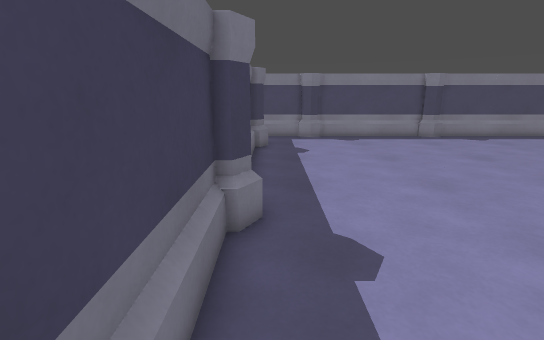
View 1 (above)

12 first-person views from a walk through a level from a Godot 3-D game. The camera is 1.3 m above the floor, tilts 14° down and sees 85° across. Doors that lead somewhere are drawn open, without their leaves. The floor is counted in squares, 0.5 m on a side. Each view is taken from the middle of a square. On the plan, view 1 faces up. The plan holds only what a view shows up to about 19 squares ahead; the rest is blank. Characters and animated objects are left out.

View 2
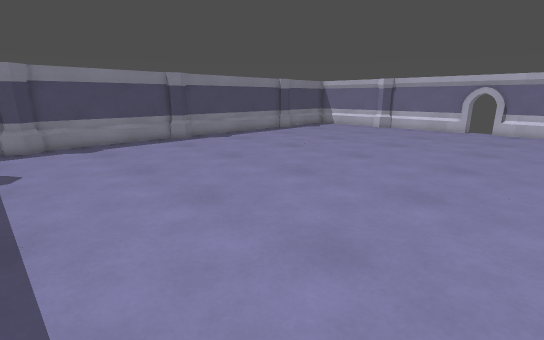

View 3
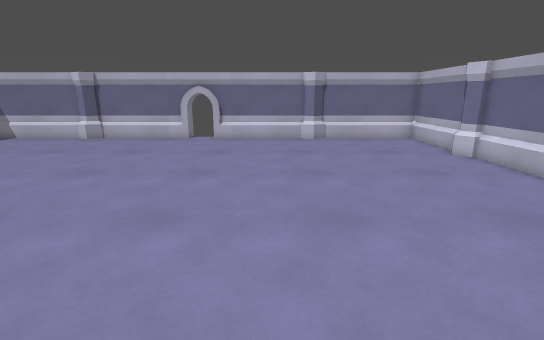

View 4
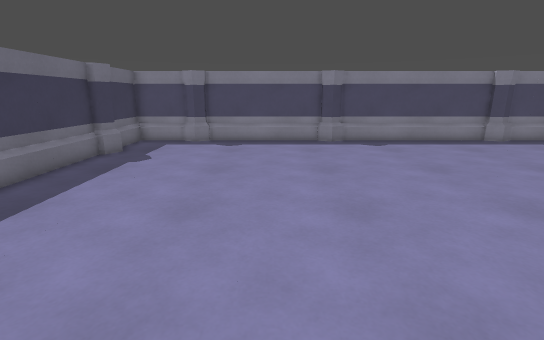

View 5
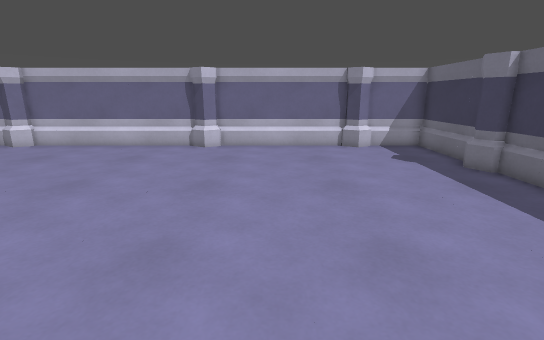

View 6
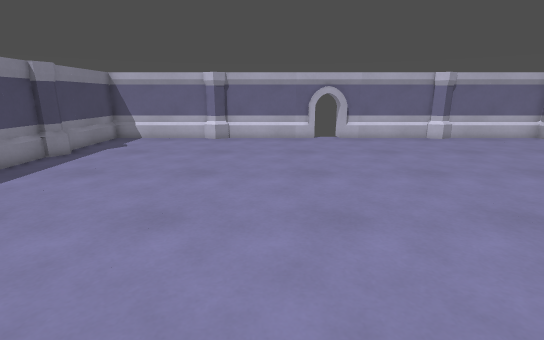

View 7
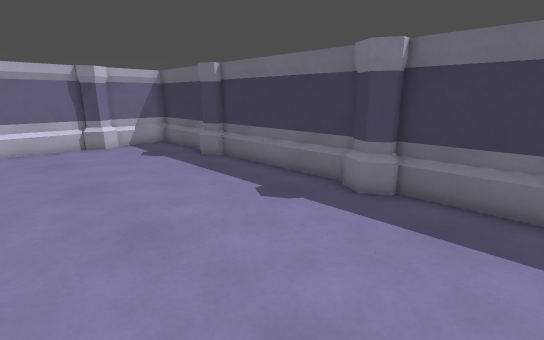

View 8
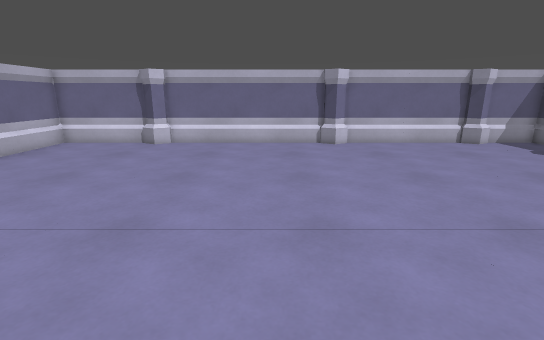

View 9
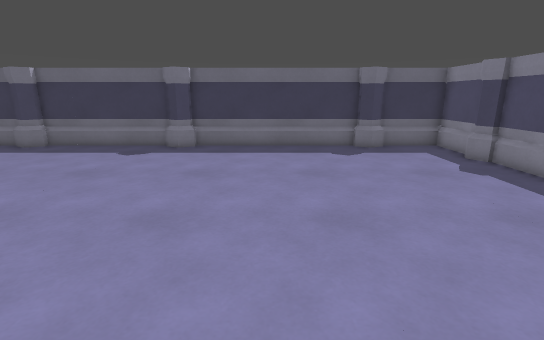

View 10
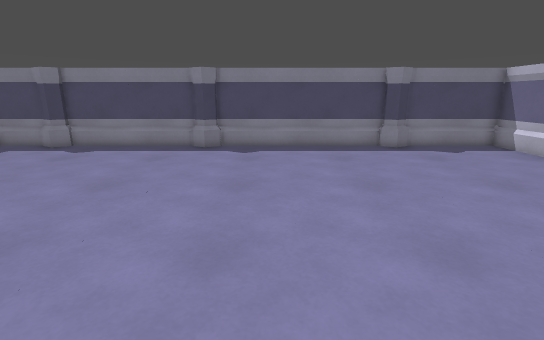

View 11
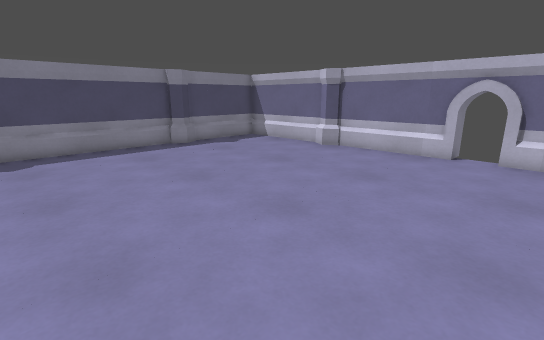

View 12
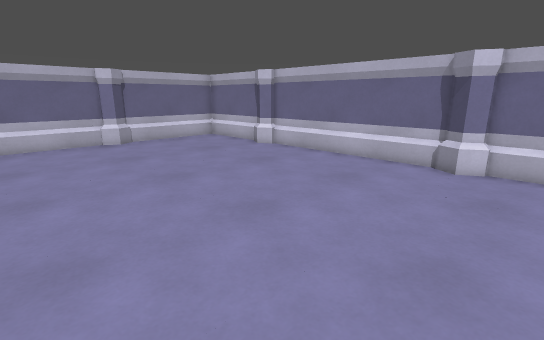

### Floor plan
Points are (right, up) in squares from view 1. A wall is a line through its corners. A room is listed if a view was taken in it or the views show most of it. See-through windows are left out.
Room 1 (views 1, 2, 3, 4, 5, 6, 7, 8, 9, 10, 11, 12)
walls: (11.4, -7.1) (19.5, -7.1); (25.9, 0.1) (25.9, 12.8); (3.5, -7.1) (9.6, -7.1); (21.1, -7.1) (25.9, -7.1); (-0.9, -7.1) (1.6, -7.1); (-1.1, 19.9) (-1.1, -6.9); (26.1, -6.9) (26.1, 19.9); (25.9, 20.1) (-0.9, 20.1)
low walls: (11.5, -6.9) (19.5, -6.9); (-0.9, 5.4) (-0.9, -1.1); (9.8, 19.9) (3.5, 19.9); (3.5, -6.9) (9.5, -6.9); (-0.9, -2.8) (-0.9, -4.4); (21.2, -6.9) (25.9, -6.9) (25.9, -1.5); (19.9, 19.9) (11.5, 19.9); (-0.9, 15.5) (-0.9, 6.9); (25.9, 14.5) (25.9, 19.9) (21.5, 19.9); (-0.9, -4.5) (-0.9, -6.9) (1.5, -6.9); (1.8, 19.9) (-0.9, 19.9) (-0.9, 17)
ways out: open door at (26, 6.5)
objects: column (-1, -2) to (0, -2); column (-1, 6) to (0, 6); column (-1, 16) to (0, 16); column (2, -7) to (3, -7); column (3, 20); column (10, -7) to (11, -7); column (11, 20); column (20, -7); column (21, 20); column (26, -1); column (26, 14)

Where each view was taken, in squares from view 1:
view 1: 0 up, 0 right, facing up
view 2: 2 up, 1 right, facing up-right
view 3: 2 up, 7 right, facing right
view 4: 2 up, 7 right, facing up
view 5: 9 up, 7 right, facing down
view 6: 10 up, 7 right, facing right
view 7: 10 up, 7 right, facing down-left
view 8: 10 up, 14 right, facing down
view 9: 11 up, 15 right, facing left
view 10: 4 up, 14 right, facing up
view 11: 4 up, 12 right, facing up-right
view 12: 5 up, 8 right, facing down-right
